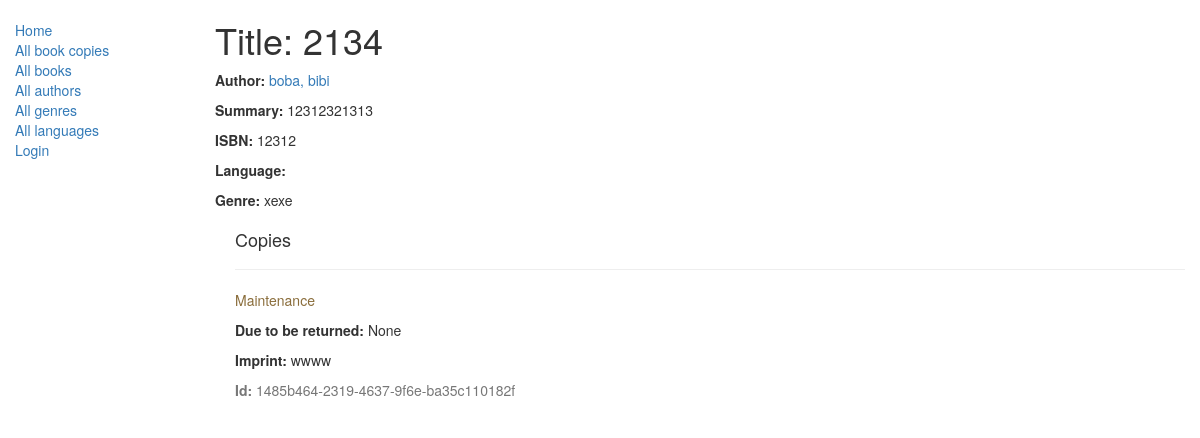
/catalog/book/2, run on an earlier commit of the app's database.
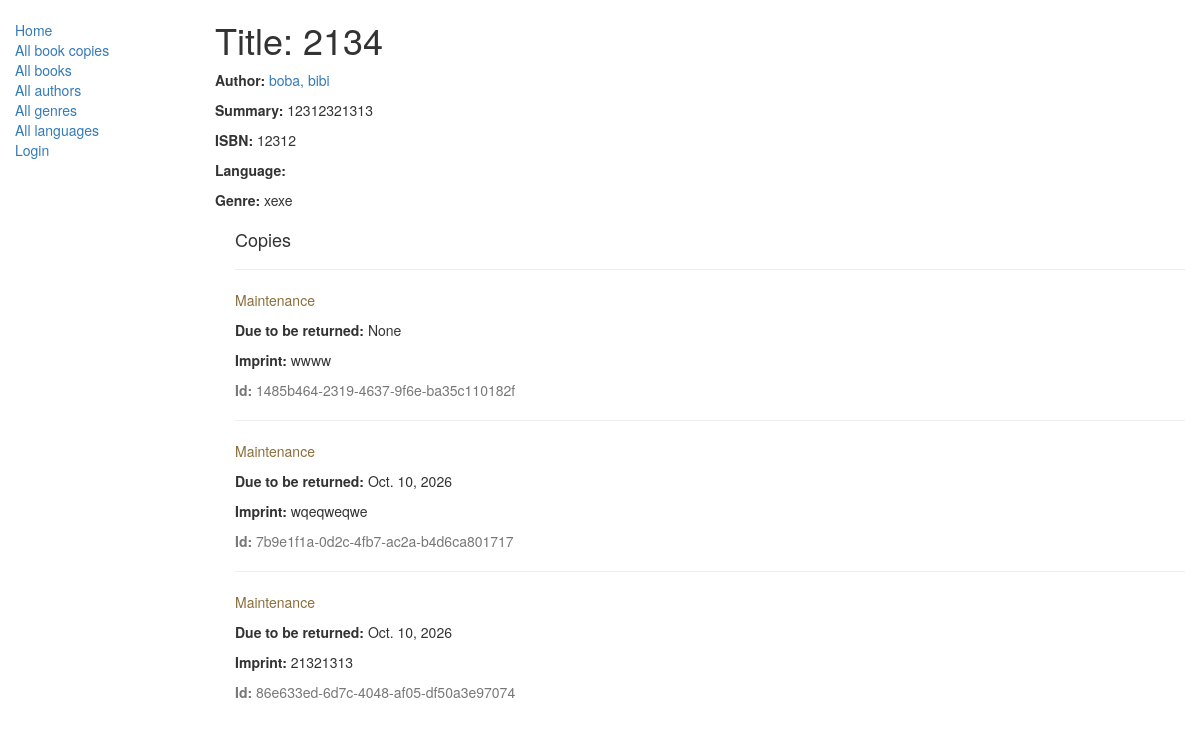
And on a later commit of the database.
### catalog/models.py (models this page shows, shortened)
class Genre(models.Model):
    name = models.CharField(max_length=200, help_text="Enter a book genre (e.g. Science Fiction, French Poetry etc.)")
    def __str__(self):
        return self.name

class BookInstance(models.Model):
    id = models.UUIDField(primary_key=True, default=uuid.uuid4,
                          help_text="Unique ID for this particular book across whole library")
    book = models.ForeignKey('Book', on_delete=models.SET_NULL, null=True)
    imprint = models.CharField(max_length=200)
    due_back = models.DateField(null=True, blank=True)
    borrower = models.ForeignKey(User, on_delete=models.SET_NULL, null=True, blank=True)
    class Meta:
        permissions = (("can_mark_returned", "Set book as returned"),)
    LOAN_STATUS = (
        ('m', 'Maintenance'),
        ('o', 'On loan'),
        ('a', 'Available'),
        ('r', 'Reserved'),
    )
    status = models.CharField(max_length=1, choices=LOAN_STATUS, blank=True, default='m',
                              help_text='Book availability')

### catalog/views.py (the view)
# urls.py: path('book/<int:pk>', views.BookDetailView.as_view(), name='book-detail'),
class BookDetailView(generic.DetailView):
    model = Book

### catalog/models.py (called while the page is built)
    def __str__(self):
        return '%s, %s' % (self.last_name, self.first_name)

### catalog/templates/catalog/book_detail.html
{% extends "base_generic.html" %}
{% block content %}
  <h1>Title: {{ book.title }}</h1>
  <p><strong>Author:</strong> <a href="{% url 'author-detail' book.author.pk %}">{{ book.author }}</a></p>
  <p><strong>Summary:</strong> {{ book.summary }}</p>
  <p><strong>ISBN:</strong> {{ book.isbn }}</p>
  <p><strong>Language:</strong> {{ book.language }}</p>
  <p><strong>Genre:</strong> {% for genre in book.genre.all %} {{ genre }}{% if not forloop.last %}, {% endif %}{% endfor %}</p>
  <div style="margin-left:20px;margin-top:20px">
    <h4>Copies</h4>
    {% for copy in book.bookinstance_set.all %}
    <hr>
    <p class="{% if copy.status == 'a' %}text-success{% elif copy.status == 'd' %}text-danger{% else %}text-warning{% endif %}">{{ copy.get_status_display }}</p>
    {% if copy.status != 'a' %}<p><strong>Due to be returned:</strong> {{copy.due_back}}</p>{% endif %}
    <p><strong>Imprint:</strong> {{copy.imprint}}</p>
    <p class="text-muted"><strong>Id:</strong> {{copy.id}}</p>
    {% endfor %}
  </div>
{% endblock %}

What changed in the data, as far as the page shows it:
added BookInstance: status "Maintenance", due_back "Oct. 10, 2026", imprint "wqeqweqwe", id "7b9e1f1a-0d2c-4fb7-ac2a-b4d6ca801717"
added BookInstance: status "Maintenance", due_back "Oct. 10, 2026", imprint "21321313", id "86e633ed-6d7c-4048-af05-df50a3e97074"
